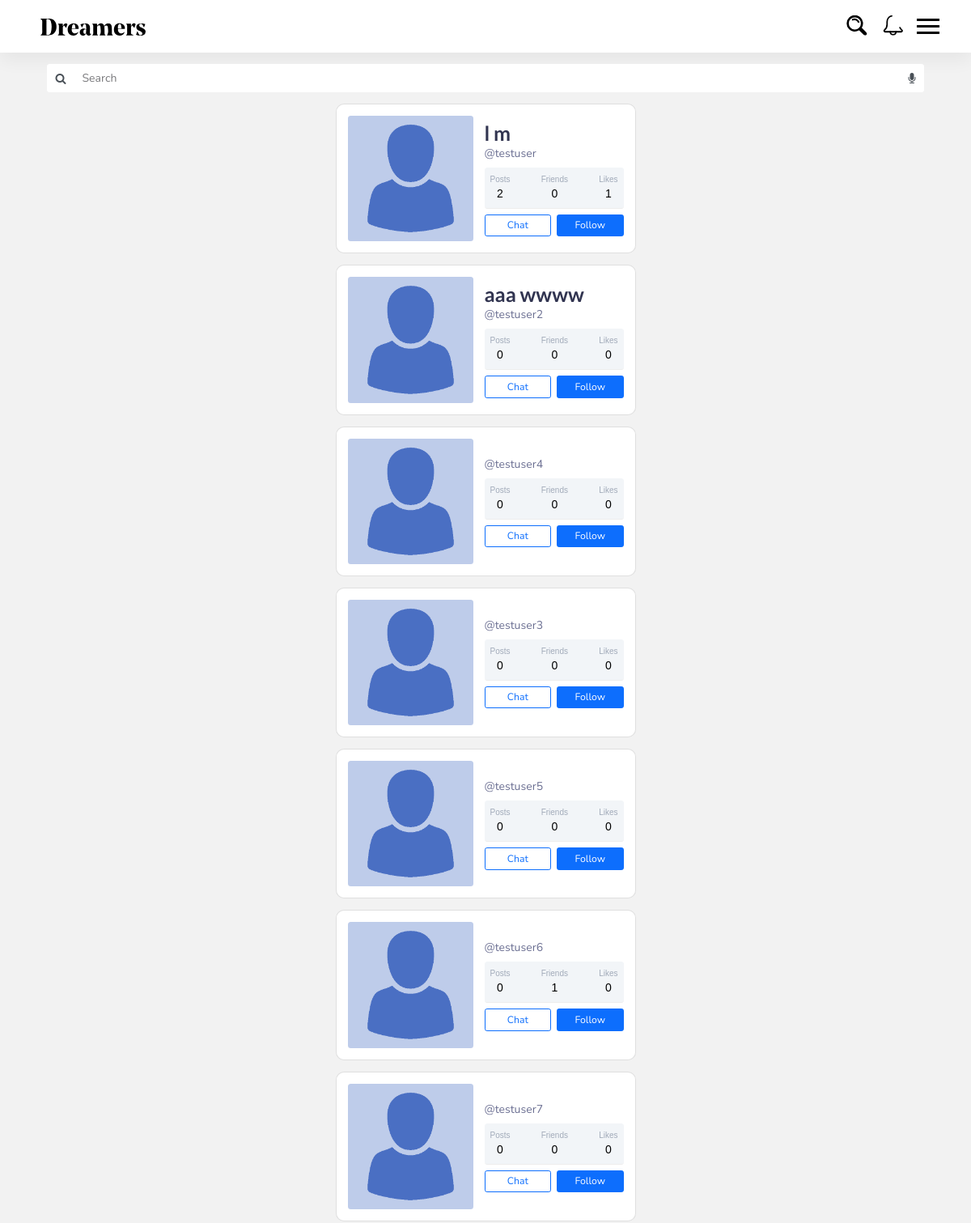
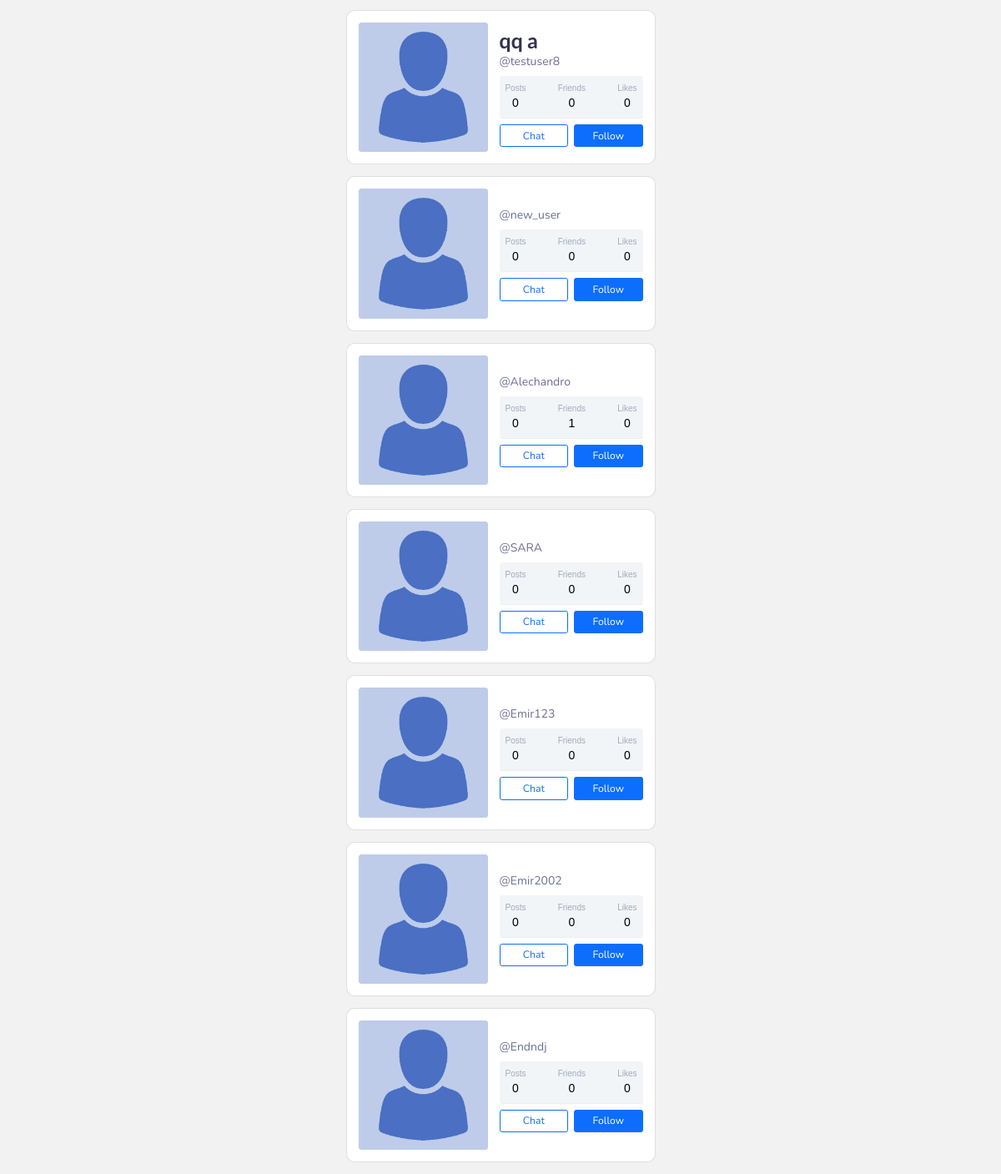
Page /profiles/ (signed in) on the committed database (2 pictures, top to bottom).
### profiles/models.py (models this page shows, shortened)
class Profile(models.Model):
    first_name = models.CharField(max_length=200, blank=True)
    last_name = models.CharField(max_length=200, blank=True)
    user = models.OneToOneField(User, on_delete=models.CASCADE)
    bio = models.TextField(default="no bio...", max_length=300)
    email = models.EmailField(max_length=200, blank=True)
    country = models.CharField(max_length=200, blank=True)
    avatar = models.ImageField(default='avatar.png', upload_to='avatars/')
    friends = models.ManyToManyField(User, blank=True, related_name='friends')
    slug = models.SlugField(unique=True, blank=True)
    updated = models.DateTimeField(auto_now=True)
    created = models.DateTimeField(auto_now_add=True)
    objects = ProfileManager()
    def get_absolute_url(self):
        return reverse("profiles:profile-detail-view", kwargs={"slug": self.slug})
    def get_friends_no(self):
        return self.friends.all().count()
    def get_posts_no(self):
        return self.posts.all().count()
    def get_likes_recieved_no(self):
        posts = self.posts.all()
        total_liked = 0
        for item in posts:
            total_liked += item.liked.all().count()
        return total_liked
    __initial_first_name = None
    __initial_last_name = None
    def __init__(self, *args, **kwargs):
        super().__init__(*args, **kwargs)
        self.__initial_first_name = self.first_name
        self.__initial_last_name = self.last_name

### posts/models.py (models this page shows, shortened)
class Post(models.Model):
    content = models.TextField()
    image = models.ImageField(upload_to='posts', validators=[FileExtensionValidator(['png', 'jpg', 'jpeg'])], blank=True)
    liked = models.ManyToManyField(Profile, blank=True, related_name='likes')
    updated = models.DateTimeField(auto_now=True)
    created = models.DateTimeField(auto_now_add=True)
    author = models.ForeignKey(Profile, on_delete=models.CASCADE, related_name='posts')
    class Meta:
        ordering = ('-created',)

### profiles/views.py (the view)
# urls.py: path('', ProfileListView.as_view(), name='all-profiles-view'),
class ProfileListView(LoginRequiredMixin, ListView):
    model = Profile
    template_name = 'profiles/profile_list.html'
    def get_queryset(self):
        qs = Profile.objects.get_all_profiles(self.request.user)
        return qs
    def get_context_data(self, **kwargs):
        context = super().get_context_data(**kwargs)
        user = User.objects.get(username__iexact=self.request.user)
        profile = Profile.objects.get(user=user)
        rel_r = Relationship.objects.filter(sender=profile)
        rel_s = Relationship.objects.filter(receiver=profile)
        rel_receiver = []
        rel_sender = []
        for item in rel_r:
            rel_receiver.append(item.receiver.user)
        for item in rel_s:
            rel_sender.append(item.sender.user)
        context["rel_receiver"] = rel_receiver
        context["rel_sender"] = rel_sender
        context['is_empty'] = False
        if len(self.get_queryset()) == 0:
            context['is_empty'] = True
        return context

### profiles/context_processors.py (called while the page is built)
def profile_pic(request):
    if request.user.is_authenticated:
        profile_obj = Profile.objects.get(user=request.user)
        pic = profile_obj.avatar
        return {'picture':pic}
    return {}

def invatations_received_no(request):
    if request.user.is_authenticated:
        profile_obj = Profile.objects.get(user=request.user)
        qs_count = Relationship.objects.invatations_received(profile_obj).count()
        return {'invites_num':qs_count}
    return {}

### profiles/models.py (called while the page is built)
    def get_all_profiles(self, me):
        profiles = Profile.objects.all().exclude(user=me)
        return profiles

    def invatations_received(self, receiver):
        qs = Relationship.objects.filter(receiver=receiver, status='send')
        return qs

### profiles/templates/profiles/profile_list.html (shortened to what this page needs)
{% extends 'base.html' %}
{% block content %}
<div class="container">
    <div class="input-group rounded pb-3">
        <span class="input-group-text bg-white border-0" id="search-addon">
            <i class="fa fa-search"></i>
        </span>
        <input type="search" class="form-control  border-0" placeholder="Search" aria-label="Search"
            aria-describedby="search-addon" />
        <span class="input-group-text bg-white border-0"><i class="fa fa-microphone"></i></span>
    </div>
</div>
{% for obj in object_list %}
<div class="container">
    <div class="ui grid">
        <div class="row">
            <div class="container d-flex justify-content-center">
                <div class="card p-3" style="width: 26.5rem;">
                    <div class="d-flex align-items-center">
                        <div class="image"> <img src="{{obj.avatar.url}}" class="rounded" width="155"> </div>
                        <div class="ml-3 w-100">
                            <h4 class="mb-0 mt-0">{{obj.first_name}} {{obj.last_name}}</h4> <span>@{{obj.user}}</span>
                            <div class="p-2 mt-2 bg-primary d-flex justify-content-between rounded text-white stats">
                                <div class="d-flex flex-column"> <span class="articles">Posts</span> <span
                                        class="number1">{{obj.get_posts_no}}</span> </div>
                                <div class="d-flex flex-column"> <span class="followers">Friends</span> <span
                                        class="number2">{{obj.get_friends_no}}</span> </div>
                                <div class="d-flex flex-column"> <span class="rating">Likes</span> <span
                                        class="number3">{{obj.get_likes_recieved_no}}</span> </div>
                            </div>
                            <div class="button mt-2 d-flex flex-row align-items-center">
                                <button class="btn btn-sm btn-outline-primary w-100">Chat</button>
                                <button class="btn btn-sm btn-primary w-100 ml-2"
                                    onclick="location.href='{{obj.get_absolute_url}}'">Follow</button>
                            </div>
                        </div>
                    </div>
                </div>
            </div>
        </div>
    </div>
</div>
{% endfor %}
{% endblock content %}

### bffbook/templates/base.html (shortened to what this page needs)
<!DOCTYPE html>
{% load static %}
<html lang="en">
<head>
  <link rel="stylesheet" href="https://cdnjs.cloudflare.com/ajax/libs/semantic-ui/2.2.14/semantic.min.css">
  <link rel="stylesheet" href="{% static 'css/default.css' %}">
  <link rel="stylesheet" href="{% static 'css/bootstrap-5.0.0-alpha-1.min.css' %}">
  <link rel="stylesheet" href="{% static 'css/main.css' %}">
  <link rel="stylesheet" href="{% static 'css/profile-card.css' %}">
  <link rel="stylesheet" href="{% static 'css/landing.css' %}">
  <link rel="stylesheet" href="{% static 'css/customupload.css' %}">
  <link rel="stylesheet" href="{% static 'css/post-card.css' %}">
  <link rel="stylesheet" href="{% static 'css/loader.css' %}">
  <link rel="stylesheet" href="{% static 'css/profile-page.css' %}">
  <link rel="stylesheet" href="{% static 'css/menu.css' %}">
  <link rel="stylesheet" href="{% static 'css/search.css' %}">
  <link rel="stylesheet" href="{% static 'css/responsive.css' %}">
  <link rel="stylesheet" type="text/css"
    href="https://stackpath.bootstrapcdn.com/font-awesome/4.7.0/css/font-awesome.min.css">
  <link rel="stylesheet" href="https://cdn.jsdelivr.net/npm/bootstrap-icons@1.4.1/font/bootstrap-icons.css">
  <link rel="stylesheet" href="{% static 'css/style.css' %}">
</head>
<body style="background:#f2f2f2!important;">
  <header class="cd-header container-fluid" style="padding:0;">
    {% include 'main/navbar.html' %}
    <div class="container mt-3">
      {% block content %}
      {% endblock content %}
    </div>
  </header>
</body>
</html>

### bffbook/templates/main/navbar.html (shortened to what this page needs)
{% url 'home-view' as path_to_home %}
{% load static %}
<nav class="navbar navbar-expand-lg navbar-light bg-white">
    <div class="glittch ">
        <a href="{{path_to_home}}" class="navbar-brand {% if request.path == path_to_home %}active{% endif %} item">
            <img src="{% static './SVG/dreamers.svg' %}" style="width: 130px;">
        </a>
    </div>
    {% if request.user.is_authenticated %}
    <ul class="menu">
        <li class="menu-search">
            <a class="w45">
                <img class="nav-icon" src="{% static './SVG/search.svg' %}">
            </a>
        </li>
    </ul>
    <div class="w45">
        <img class="nav-icon" src="{% static './SVG/Bell.svg' %}">
    </div>
    <a href="#cd-3d-nav" class="cd-header__nav-trigger" aria-label="Toggle menu">
        <span aria-hidden="true"></span>
    </a>
    {% else %}
    <a href="{% url 'login' %}" class="ml-auto" style="color: black!important;
    font-weight: bold;
    font-size: 15px;">
        Login
    </a>
    {% endif %}
</nav>

### bffbook/static/css/default.css (style rules this page uses)
.glittch { background-color: white; border-radius: 5px; text-align: center; color: black !important; }
.glittch a { color: black !important; margin: 0 auto; padding: 0 20px 0 20px; font-weight: bold; font-size: 20px; text-shadow: 1px 0px 1px rgb(0, 0, 0); }

### bffbook/static/css/main.css (style rules this page uses)
html { scroll-behavior: smooth; }
body { font-family: "Nunito"; font-weight: normal; font-style: normal; color: #6B6F92; overflow-x: hidden; }
* { margin: 0; padding: 0; box-sizing: border-box; }
a, a:focus, a:hover { text-decoration: none; }
i, span, a { display: inline-block; }
audio, canvas, iframe, img, svg, video { vertical-align: middle; }
h1, h2, h3, h4, h5, h6 { font-weight: 700; color: #313450; margin: 0px; }
h4 { font-size: 25px; }
ul, ol { margin: 0px; padding: 0px; list-style-type: none; }
.navbar { position: relative; transition: all 0.3s ease-out 0s; padding: 10px 30px; background: rgba(255, 255, 255, 0.08); }
.navbar-brand { padding: 0; }
.navbar-brand img { max-width: 150px; }
.w45 { height: 45px; width: 45px; }
.nav-icon { width: 28px; height: 25px; transform: translate(35%,35%); }

### bffbook/static/css/profile-card.css (style rules this page uses)
.stats { background: #f2f5f8 !important; color: #000 !important }
.articles { font-size: 10px; color: #a1aab9 }
.number1 { font-weight: 500 }
.followers { font-size: 10px; color: #a1aab9 }
.number2 { font-weight: 500 }
.rating { font-size: 10px; color: #a1aab9 }
.number3 { font-weight: 500 }

### bffbook/static/css/post-card.css (style rules this page uses)
body { background: #e5ded8; box-sizing: border-box; }

### bffbook/static/css/profile-page.css (style rules this page uses)
.stats { margin-top: 25px; text-align: center; padding-bottom: 20px; border-bottom: 1px solid #ededed; font-family: 'Montserrat', sans-serif; }

### rows in the picture
Profile: avatar (placeholder picture), first_name "l", last_name "m", user "testuser", get_posts_no "2", get_friends_no "0", get_likes_recieved_no "1"
Profile: avatar (placeholder picture), first_name "aaa", last_name "wwww", user "testuser2", get_posts_no "0", get_friends_no "0", get_likes_recieved_no "0"
Profile: avatar (placeholder picture), user "testuser4", get_posts_no "0", get_friends_no "0", get_likes_recieved_no "0"
Profile: avatar (placeholder picture), user "testuser3", get_posts_no "0", get_friends_no "0", get_likes_recieved_no "0"
Profile: avatar (placeholder picture), user "testuser5", get_posts_no "0", get_friends_no "0", get_likes_recieved_no "0"
Profile: avatar (placeholder picture), user "testuser6", get_posts_no "0", get_friends_no "1", get_likes_recieved_no "0"
Profile: avatar (placeholder picture), user "testuser7", get_posts_no "0", get_friends_no "0", get_likes_recieved_no "0"
Profile: avatar (placeholder picture), first_name "qq", last_name "a", user "testuser8", get_posts_no "0", get_friends_no "0", get_likes_recieved_no "0"
Profile: avatar (placeholder picture), user "new_user", get_posts_no "0", get_friends_no "0", get_likes_recieved_no "0"
Profile: avatar (placeholder picture), user "Alechandro", get_posts_no "0", get_friends_no "1", get_likes_recieved_no "0"
Profile: avatar (placeholder picture), user "SARA", get_posts_no "0", get_friends_no "0", get_likes_recieved_no "0"
Profile: avatar (placeholder picture), user "Emir123", get_posts_no "0", get_friends_no "0", get_likes_recieved_no "0"
Profile: avatar (placeholder picture), user "Emir2002", get_posts_no "0", get_friends_no "0", get_likes_recieved_no "0"
Profile: avatar (placeholder picture), user "Endndj", get_posts_no "0", get_friends_no "0", get_likes_recieved_no "0"
